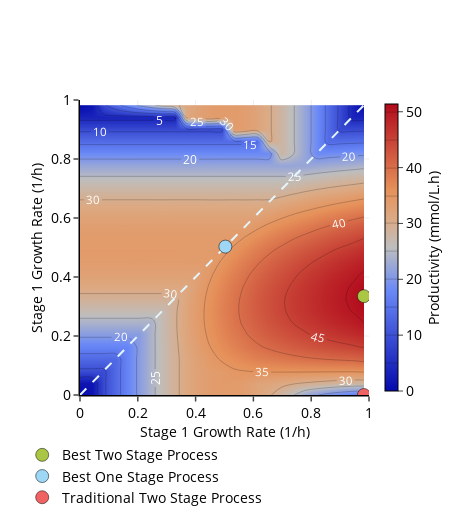
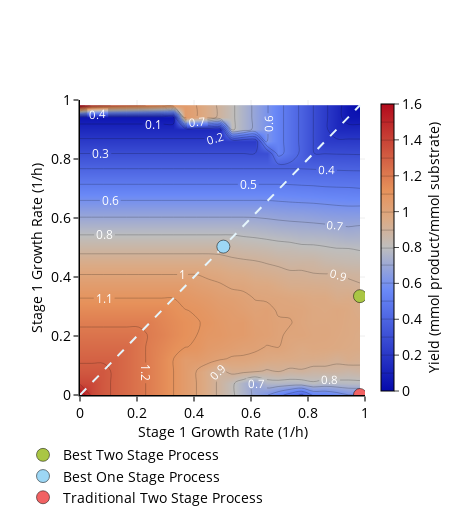
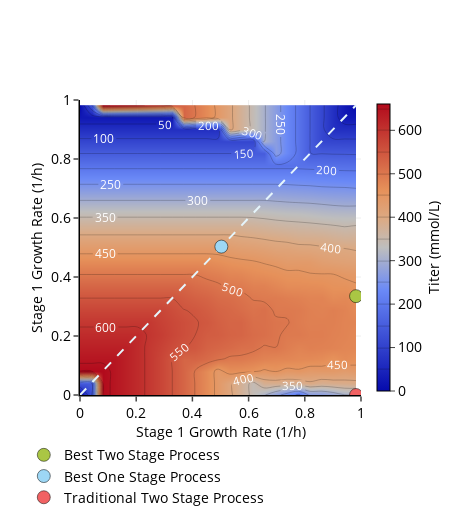

The cell these charts' notebook holds for them, in order:
### Markdown cell above
# Logistic Uptake #

# Fermentation Characteristics#

### Code cell
pecaso = pecaso_reduced_global
pecaso_extrema = pecaso_reduced_extrema

ts_fermentations = pecaso.two_stage_fermentation_list

target_metabolite = list(pecaso.target_rxn.metabolites.keys())[0].name
formula_weight = list(pecaso.target_rxn.metabolites.keys())[0].formula_weight

attribute_names = ['batch_productivity', 'batch_yield', 'batch_titer']
characteristics = ['productivity', 'yield', 'titer']
units = ['(mmol/L.h)', '(mmol product/mmol substrate)', '(mmol/L)']

for row, characteristic in enumerate(characteristics):
    tracelist = list()
    tracelist.append(go.Scatter(x=np.linspace(0, max(pecaso.two_stage_characteristics
                                                     ['stage_one_growth_rate']), 10),
                                y=np.linspace(0, max(pecaso.two_stage_characteristics
                                                     ['stage_two_growth_rate']), 10), mode='lines',
                                name='One Stage Points',
                                line={'color': '#E5F5FC', 'dash': 'dash'},
                                showlegend=False))
    
    tracelist.append(go.Contour(z=pecaso.two_stage_characteristics[characteristic],
                                x=pecaso.two_stage_characteristics['stage_one_growth_rate'],
                                y=pecaso.two_stage_characteristics['stage_two_growth_rate'],
                                showlegend=False,
                                ncontours=20,
                                line_width=0.21,
                                contours=dict(coloring='heatmap', showlabels=True,
                                              labelfont=dict(size=11.5, color='white')),
                                colorbar=dict(title=characteristic.title()+' '+units[row],
                                              titleside='right',
                                              titlefont=dict(size=14, color='black'),
                                              nticks=10,
                                              ticks='outside',
                                              tickwidth=1,
                                              tickfont=dict(size=14, color='black'),
                                              thickness=13,
                                              showticklabels=True,
                                              thicknessmode='pixels',
                                              len=1.04,
                                              lenmode='fraction',
                                              outlinewidth=1,
                                              outlinecolor='black')))
    tracelist.append(go.Scatter(x=[pecaso_extrema.two_stage_best_batch.stage_one_factor/100*\
                                   max(pecaso_extrema.production_envelope.growth_rates)],
                                y=[pecaso_extrema.two_stage_best_batch.stage_two_factor/100*\
                                   max(pecaso_extrema.production_envelope.growth_rates)],
                                mode='markers', hoverinfo='text', showlegend=True,
                                name='Best Two Stage Process',
                                marker=dict(color='#AAC644',
                                            size=13,
                                            line=dict(width=0.5, color='black'))))
    
    
    tracelist.append(go.Scatter(x=[pecaso_extrema.one_stage_best_batch.stage_one_factor/100*\
                                   max(pecaso_extrema.production_envelope.growth_rates)],
                                y=[pecaso_extrema.one_stage_best_batch.stage_two_factor/100*\
                                   max(pecaso_extrema.production_envelope.growth_rates)],
                                name='Best One Stage Process',
                                mode='markers', hoverinfo='text', showlegend=True,
                                marker=dict(color='#9DD7F5',
                                            size=13,
                                            line=dict(width=0.5, color='black'))))
    
    tracelist.append(go.Scatter(x=[max(pecaso_extrema.production_envelope.growth_rates)],
                                y=[min(pecaso_extrema.production_envelope.growth_rates)],
                                name='Traditional Two Stage Process',
                                mode='markers', hoverinfo='text', showlegend=True,
                                marker=dict(color='#F16263',
                                            size=13,
                                            line=dict(width=0.5, color='black'))))

    fig = go.Figure(data=tracelist)
    
    fig.update_layout(hovermode='closest',
                      height=525,
                      width=465,
                      showlegend=True,
                      legend=dict(x=-0.2, y=-0.15, orientation='h',
                                  font=dict(size=14, color='black')))
    fig.update_xaxes(range=[0,1], 
                     dtick=0.2,
                     title_text='Stage 1 Growth Rate (1/h)',
                     title_font=dict(size=14, color='black'),
                     tickfont=dict(size=14, color='black'),
                     ticks='outside',
                     tickwidth=1.5,
                     title_standoff=0,
                     showline=True, linewidth=1.5, linecolor='black', mirror=False, zeroline=False)
    
    fig.update_yaxes(range=[0,1], 
                     dtick=0.2,
                     title_text='Stage 1 Growth Rate (1/h)',
                     title_font=dict(size=14, color='black'),
                     tickfont=dict(size=14, color='black'),
                     ticks='outside',
                     tickwidth=1.5,
                     showline=True, linewidth=1.5, linecolor='black', mirror=False, zeroline=False)

    plot(fig)
    #if not os.path.exists('images'):
    #    os.mkdir('images')
    #pio.write_image(fig, 'images/heatmap_'+characteristic+'_objA_log_uptake.svg')

### Figure 1 — Plotly figure (JSON) as saved in the notebook; plotly's stock layout.template omitted (floating-point values rounded to 4 significant figures; data arrays with more than 128 entries replaced by an {"elided": "..."} marker saying what was removed)
{"data": [{"line": {"color": "#E5F5FC", "dash": "dash"}, "mode": "lines", "name": "One Stage Points", "showlegend": false, "type": "scatter", "x": [0, 0.1092, 0.2183, 0.3275, 0.4366, 0.5458, 0.6549, 0.7641, 0.8732, 0.9824], "y": [0, 0.1092, 0.2183, 0.3275, 0.4366, 0.5458, 0.6549, 0.7641, 0.8732, 0.9824]}, {"colorbar": {"len": 1.04, "lenmode": "fraction", "nticks": 10, "outlinecolor": "black", "outlinewidth": 1, "showticklabels": true, "thickness": 13, "thicknessmode": "pixels", "tickfont": {"color": "black", "size": 14}, "ticks": "outside", "tickwidth": 1, "title": {"font": {"color": "black", "size": 14}, "side": "right", "text": "Productivity (mmol/L.h)"}}, "contours": {"coloring": "heatmap", "labelfont": {"color": "white", "size": 11.5}, "showlabels": true}, "line": {"width": 0.21}, "ncontours": 20, "showlegend": false, "type": "contour", "x": {"elided": "625 float values"}, "y": {"elided": "625 float values"}, "z": {"elided": "625 float values"}}, {"hoverinfo": "text", "marker": {"color": "#AAC644", "line": {"color": "black", "width": 0.5}, "size": 13}, "mode": "markers", "name": "Best Two Stage Process", "showlegend": true, "type": "scatter", "x": [0.9824], "y": [0.3351]}, {"hoverinfo": "text", "marker": {"color": "#9DD7F5", "line": {"color": "black", "width": 0.5}, "size": 13}, "mode": "markers", "name": "Best One Stage Process", "showlegend": true, "type": "scatter", "x": [0.503], "y": [0.503]}, {"hoverinfo": "text", "marker": {"color": "#F16263", "line": {"color": "black", "width": 0.5}, "size": 13}, "mode": "markers", "name": "Traditional Two Stage Process", "showlegend": true, "type": "scatter", "x": [0.9824], "y": [0]}], "layout": {"height": 525, "hovermode": "closest", "legend": {"font": {"color": "black", "size": 14}, "orientation": "h", "x": -0.2, "y": -0.15}, "showlegend": true, "width": 465, "xaxis": {"dtick": 0.2, "linecolor": "black", "linewidth": 1.5, "mirror": false, "range": [0, 1], "showline": true, "tickfont": {"color": "black", "size": 14}, "ticks": "outside", "tickwidth": 1.5, "title": {"font": {"color": "black", "size": 14}, "standoff": 0, "text": "Stage 1 Growth Rate (1/h)"}, "zeroline": false}, "yaxis": {"dtick": 0.2, "linecolor": "black", "linewidth": 1.5, "mirror": false, "range": [0, 1], "showline": true, "tickfont": {"color": "black", "size": 14}, "ticks": "outside", "tickwidth": 1.5, "title": {"font": {"color": "black", "size": 14}, "text": "Stage 1 Growth Rate (1/h)"}, "zeroline": false}}}

### Figure 2 — Plotly figure (JSON) as saved in the notebook; plotly's stock layout.template omitted (floating-point values rounded to 4 significant figures; data arrays with more than 128 entries replaced by an {"elided": "..."} marker saying what was removed)
{"data": [{"line": {"color": "#E5F5FC", "dash": "dash"}, "mode": "lines", "name": "One Stage Points", "showlegend": false, "type": "scatter", "x": [0, 0.1092, 0.2183, 0.3275, 0.4366, 0.5458, 0.6549, 0.7641, 0.8732, 0.9824], "y": [0, 0.1092, 0.2183, 0.3275, 0.4366, 0.5458, 0.6549, 0.7641, 0.8732, 0.9824]}, {"colorbar": {"len": 1.04, "lenmode": "fraction", "nticks": 10, "outlinecolor": "black", "outlinewidth": 1, "showticklabels": true, "thickness": 13, "thicknessmode": "pixels", "tickfont": {"color": "black", "size": 14}, "ticks": "outside", "tickwidth": 1, "title": {"font": {"color": "black", "size": 14}, "side": "right", "text": "Yield (mmol product/mmol substrate)"}}, "contours": {"coloring": "heatmap", "labelfont": {"color": "white", "size": 11.5}, "showlabels": true}, "line": {"width": 0.21}, "ncontours": 20, "showlegend": false, "type": "contour", "x": {"elided": "625 float values"}, "y": {"elided": "625 float values"}, "z": {"elided": "625 float values"}}, {"hoverinfo": "text", "marker": {"color": "#AAC644", "line": {"color": "black", "width": 0.5}, "size": 13}, "mode": "markers", "name": "Best Two Stage Process", "showlegend": true, "type": "scatter", "x": [0.9824], "y": [0.3351]}, {"hoverinfo": "text", "marker": {"color": "#9DD7F5", "line": {"color": "black", "width": 0.5}, "size": 13}, "mode": "markers", "name": "Best One Stage Process", "showlegend": true, "type": "scatter", "x": [0.503], "y": [0.503]}, {"hoverinfo": "text", "marker": {"color": "#F16263", "line": {"color": "black", "width": 0.5}, "size": 13}, "mode": "markers", "name": "Traditional Two Stage Process", "showlegend": true, "type": "scatter", "x": [0.9824], "y": [0]}], "layout": {"height": 525, "hovermode": "closest", "legend": {"font": {"color": "black", "size": 14}, "orientation": "h", "x": -0.2, "y": -0.15}, "showlegend": true, "width": 465, "xaxis": {"dtick": 0.2, "linecolor": "black", "linewidth": 1.5, "mirror": false, "range": [0, 1], "showline": true, "tickfont": {"color": "black", "size": 14}, "ticks": "outside", "tickwidth": 1.5, "title": {"font": {"color": "black", "size": 14}, "standoff": 0, "text": "Stage 1 Growth Rate (1/h)"}, "zeroline": false}, "yaxis": {"dtick": 0.2, "linecolor": "black", "linewidth": 1.5, "mirror": false, "range": [0, 1], "showline": true, "tickfont": {"color": "black", "size": 14}, "ticks": "outside", "tickwidth": 1.5, "title": {"font": {"color": "black", "size": 14}, "text": "Stage 1 Growth Rate (1/h)"}, "zeroline": false}}}

### Figure 3 — Plotly figure (JSON) as saved in the notebook; plotly's stock layout.template omitted (floating-point values rounded to 4 significant figures; data arrays with more than 128 entries replaced by an {"elided": "..."} marker saying what was removed)
{"data": [{"line": {"color": "#E5F5FC", "dash": "dash"}, "mode": "lines", "name": "One Stage Points", "showlegend": false, "type": "scatter", "x": [0, 0.1092, 0.2183, 0.3275, 0.4366, 0.5458, 0.6549, 0.7641, 0.8732, 0.9824], "y": [0, 0.1092, 0.2183, 0.3275, 0.4366, 0.5458, 0.6549, 0.7641, 0.8732, 0.9824]}, {"colorbar": {"len": 1.04, "lenmode": "fraction", "nticks": 10, "outlinecolor": "black", "outlinewidth": 1, "showticklabels": true, "thickness": 13, "thicknessmode": "pixels", "tickfont": {"color": "black", "size": 14}, "ticks": "outside", "tickwidth": 1, "title": {"font": {"color": "black", "size": 14}, "side": "right", "text": "Titer (mmol/L)"}}, "contours": {"coloring": "heatmap", "labelfont": {"color": "white", "size": 11.5}, "showlabels": true}, "line": {"width": 0.21}, "ncontours": 20, "showlegend": false, "type": "contour", "x": {"elided": "625 float values"}, "y": {"elided": "625 float values"}, "z": {"elided": "625 float values"}}, {"hoverinfo": "text", "marker": {"color": "#AAC644", "line": {"color": "black", "width": 0.5}, "size": 13}, "mode": "markers", "name": "Best Two Stage Process", "showlegend": true, "type": "scatter", "x": [0.9824], "y": [0.3351]}, {"hoverinfo": "text", "marker": {"color": "#9DD7F5", "line": {"color": "black", "width": 0.5}, "size": 13}, "mode": "markers", "name": "Best One Stage Process", "showlegend": true, "type": "scatter", "x": [0.503], "y": [0.503]}, {"hoverinfo": "text", "marker": {"color": "#F16263", "line": {"color": "black", "width": 0.5}, "size": 13}, "mode": "markers", "name": "Traditional Two Stage Process", "showlegend": true, "type": "scatter", "x": [0.9824], "y": [0]}], "layout": {"height": 525, "hovermode": "closest", "legend": {"font": {"color": "black", "size": 14}, "orientation": "h", "x": -0.2, "y": -0.15}, "showlegend": true, "width": 465, "xaxis": {"dtick": 0.2, "linecolor": "black", "linewidth": 1.5, "mirror": false, "range": [0, 1], "showline": true, "tickfont": {"color": "black", "size": 14}, "ticks": "outside", "tickwidth": 1.5, "title": {"font": {"color": "black", "size": 14}, "standoff": 0, "text": "Stage 1 Growth Rate (1/h)"}, "zeroline": false}, "yaxis": {"dtick": 0.2, "linecolor": "black", "linewidth": 1.5, "mirror": false, "range": [0, 1], "showline": true, "tickfont": {"color": "black", "size": 14}, "ticks": "outside", "tickwidth": 1.5, "title": {"font": {"color": "black", "size": 14}, "text": "Stage 1 Growth Rate (1/h)"}, "zeroline": false}}}
